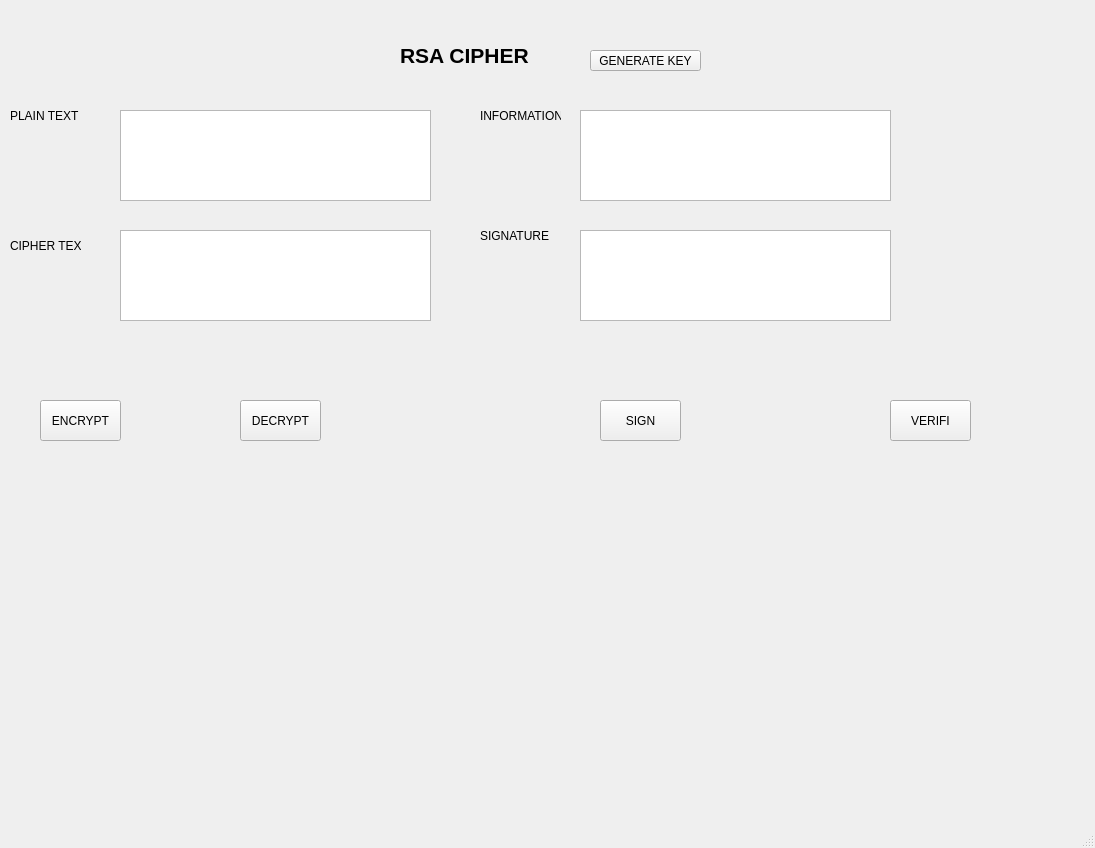
<?xml version="1.0" encoding="UTF-8"?>
<ui version="4.0">
 <class>MainWindow</class>
 <widget class="QMainWindow" name="MainWindow">
  <property name="geometry">
   <rect>
    <x>0</x>
    <y>0</y>
    <width>1095</width>
    <height>848</height>
   </rect>
  </property>
  <property name="windowTitle">
   <string>MainWindow</string>
  </property>
  <widget class="QWidget" name="centralwidget">
   <widget class="QLabel" name="label">
    <property name="geometry">
     <rect>
      <x>400</x>
      <y>40</y>
      <width>261</width>
      <height>31</height>
     </rect>
    </property>
    <property name="font">
     <font>
      <pointsize>16</pointsize>
      <weight>75</weight>
      <bold>true</bold>
     </font>
    </property>
    <property name="text">
     <string>RSA CIPHER</string>
    </property>
   </widget>
   <widget class="QLabel" name="label_2">
    <property name="geometry">
     <rect>
      <x>10</x>
      <y>100</y>
      <width>71</width>
      <height>31</height>
     </rect>
    </property>
    <property name="text">
     <string>PLAIN TEXT</string>
    </property>
   </widget>
   <widget class="QLabel" name="label_3">
    <property name="geometry">
     <rect>
      <x>10</x>
      <y>230</y>
      <width>71</width>
      <height>31</height>
     </rect>
    </property>
    <property name="text">
     <string>CIPHER TEXT</string>
    </property>
   </widget>
   <widget class="QLabel" name="label_4">
    <property name="geometry">
     <rect>
      <x>480</x>
      <y>100</y>
      <width>81</width>
      <height>31</height>
     </rect>
    </property>
    <property name="text">
     <string>INFORMATION</string>
    </property>
   </widget>
   <widget class="QLabel" name="label_5">
    <property name="geometry">
     <rect>
      <x>480</x>
      <y>220</y>
      <width>71</width>
      <height>31</height>
     </rect>
    </property>
    <property name="text">
     <string>SIGNATURE</string>
    </property>
   </widget>
   <widget class="QToolButton" name="btn_newKey">
    <property name="geometry">
     <rect>
      <x>590</x>
      <y>50</y>
      <width>111</width>
      <height>21</height>
     </rect>
    </property>
    <property name="text">
     <string>GENERATE KEY</string>
    </property>
   </widget>
   <widget class="QToolButton" name="btn_en">
    <property name="geometry">
     <rect>
      <x>40</x>
      <y>400</y>
      <width>81</width>
      <height>41</height>
     </rect>
    </property>
    <property name="text">
     <string>ENCRYPT</string>
    </property>
   </widget>
   <widget class="QToolButton" name="btn_de">
    <property name="geometry">
     <rect>
      <x>240</x>
      <y>400</y>
      <width>81</width>
      <height>41</height>
     </rect>
    </property>
    <property name="text">
     <string>DECRYPT</string>
    </property>
   </widget>
   <widget class="QToolButton" name="btn_sign">
    <property name="geometry">
     <rect>
      <x>600</x>
      <y>400</y>
      <width>81</width>
      <height>41</height>
     </rect>
    </property>
    <property name="text">
     <string>SIGN</string>
    </property>
   </widget>
   <widget class="QToolButton" name="btn_verifi">
    <property name="geometry">
     <rect>
      <x>890</x>
      <y>400</y>
      <width>81</width>
      <height>41</height>
     </rect>
    </property>
    <property name="text">
     <string>VERIFI</string>
    </property>
   </widget>
   <widget class="QPlainTextEdit" name="txt_plain">
    <property name="geometry">
     <rect>
      <x>120</x>
      <y>110</y>
      <width>311</width>
      <height>91</height>
     </rect>
    </property>
   </widget>
   <widget class="QPlainTextEdit" name="txt_cipher">
    <property name="geometry">
     <rect>
      <x>120</x>
      <y>230</y>
      <width>311</width>
      <height>91</height>
     </rect>
    </property>
   </widget>
   <widget class="QPlainTextEdit" name="txt_infor">
    <property name="geometry">
     <rect>
      <x>580</x>
      <y>110</y>
      <width>311</width>
      <height>91</height>
     </rect>
    </property>
   </widget>
   <widget class="QPlainTextEdit" name="txt_sign">
    <property name="geometry">
     <rect>
      <x>580</x>
      <y>230</y>
      <width>311</width>
      <height>91</height>
     </rect>
    </property>
   </widget>
  </widget>
  <widget class="QMenuBar" name="menubar">
   <property name="geometry">
    <rect>
     <x>0</x>
     <y>0</y>
     <width>1095</width>
     <height>21</height>
    </rect>
   </property>
  </widget>
  <widget class="QStatusBar" name="statusbar"/>
 </widget>
 <resources/>
 <connections/>
</ui>
